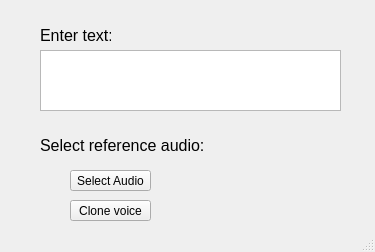
<?xml version="1.0" encoding="UTF-8"?>
<ui version="4.0">
 <class>MainWindow</class>
 <widget class="QMainWindow" name="MainWindow">
  <property name="geometry">
   <rect>
    <x>0</x>
    <y>0</y>
    <width>375</width>
    <height>252</height>
   </rect>
  </property>
  <property name="windowTitle">
   <string>MainWindow</string>
  </property>
  <widget class="QWidget" name="centralwidget">
   <widget class="QTextEdit" name="textEdit">
    <property name="geometry">
     <rect>
      <x>40</x>
      <y>50</y>
      <width>301</width>
      <height>61</height>
     </rect>
    </property>
   </widget>
   <widget class="QPushButton" name="pushButton">
    <property name="geometry">
     <rect>
      <x>70</x>
      <y>170</y>
      <width>81</width>
      <height>21</height>
     </rect>
    </property>
    <property name="text">
     <string>Select Audio</string>
    </property>
   </widget>
   <widget class="QPushButton" name="pushButton_2">
    <property name="geometry">
     <rect>
      <x>70</x>
      <y>200</y>
      <width>81</width>
      <height>21</height>
     </rect>
    </property>
    <property name="text">
     <string>Clone voice</string>
    </property>
   </widget>
   <widget class="QLabel" name="label">
    <property name="geometry">
     <rect>
      <x>40</x>
      <y>20</y>
      <width>71</width>
      <height>31</height>
     </rect>
    </property>
    <property name="font">
     <font>
      <pointsize>12</pointsize>
     </font>
    </property>
    <property name="text">
     <string>Enter text:</string>
    </property>
   </widget>
   <widget class="QLabel" name="label_2">
    <property name="geometry">
     <rect>
      <x>40</x>
      <y>110</y>
      <width>231</width>
      <height>71</height>
     </rect>
    </property>
    <property name="font">
     <font>
      <pointsize>12</pointsize>
     </font>
    </property>
    <property name="text">
     <string>Select reference audio:</string>
    </property>
   </widget>
  </widget>
  <widget class="QStatusBar" name="statusbar"/>
  <action name="actionOpen_file">
   <property name="text">
    <string>Open file</string>
   </property>
  </action>
 </widget>
 <resources/>
 <connections/>
</ui>
